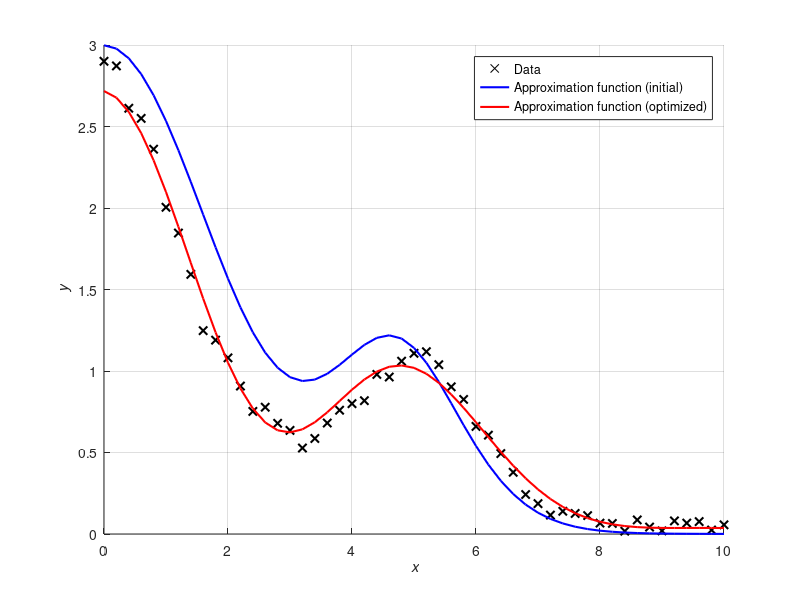

The MATLAB source for this figure:
clear; clc; close all;

% Dataset
dataSet(:,1) = (0:0.2:10)';
dataSet(:,2) = [2.9004; 2.8718; 2.6121; 2.5500; 2.3605; 2.0048; 1.8463; 1.5930; 1.2475; 1.1892; 1.0805; 0.9076; 0.7522; 0.7779; 0.6789; 0.6358; 0.5275; 0.5860; 0.6809; 0.7591; 0.7995; 0.8182; 0.9791; 0.9631; 1.0600; 1.1088; 1.1188; 1.0386; 0.9028; 0.8256; 0.6602; 0.6062; 0.4935; 0.3788; 0.2423; 0.1860; 0.1158; 0.1396; 0.1260; 0.1131; 0.0669; 0.0647; 0.0174; 0.0864; 0.0424; 0.0190; 0.0805; 0.0670; 0.0761; 0.0242; 0.0561];

% Initial plot of dataset
figure
scatter(dataSet(:,1),dataSet(:,2), 'x', 'LineWidth', 1.5, 'MarkerEdgeColor', [0 0 0]);
hold on

% Function definition
parameters = [1, 2, 1.5, -5];
% funck = @(a, b, c, d, x) (cos(a*x) + b) .* (x+c).^d;
funck = @(a, b, c, d, x) (cos(a*x) + b) .* (1./(1+exp(c.*(x+d))));

% Find function that takes a, b, c and d as parameters and returns the
% difference between the model and the actual data
d = dataSet(:,1);
y = dataSet(:,2);
fun = @(x) funck(x(1), x(2), x(3), x(4), d) - y;

% Optimize parameters
parameters = lsqnonlin(fun, parameters);

% Plot setup
plot(d, funck(1, 2, 1.5, -5, d), 'LineWidth', 1.5, 'Color', [0 0 1]);
plot(d, funck(parameters(1), parameters(2), parameters(3), parameters(4), d), 'LineWidth', 1.5, 'Color', [1 0 0]);
legend('Data', 'Approximation function (initial)', 'Approximation function (optimized)', 'Location','northeast');
grid on
xlabel('{\it x}') 
ylabel('{\it y}')